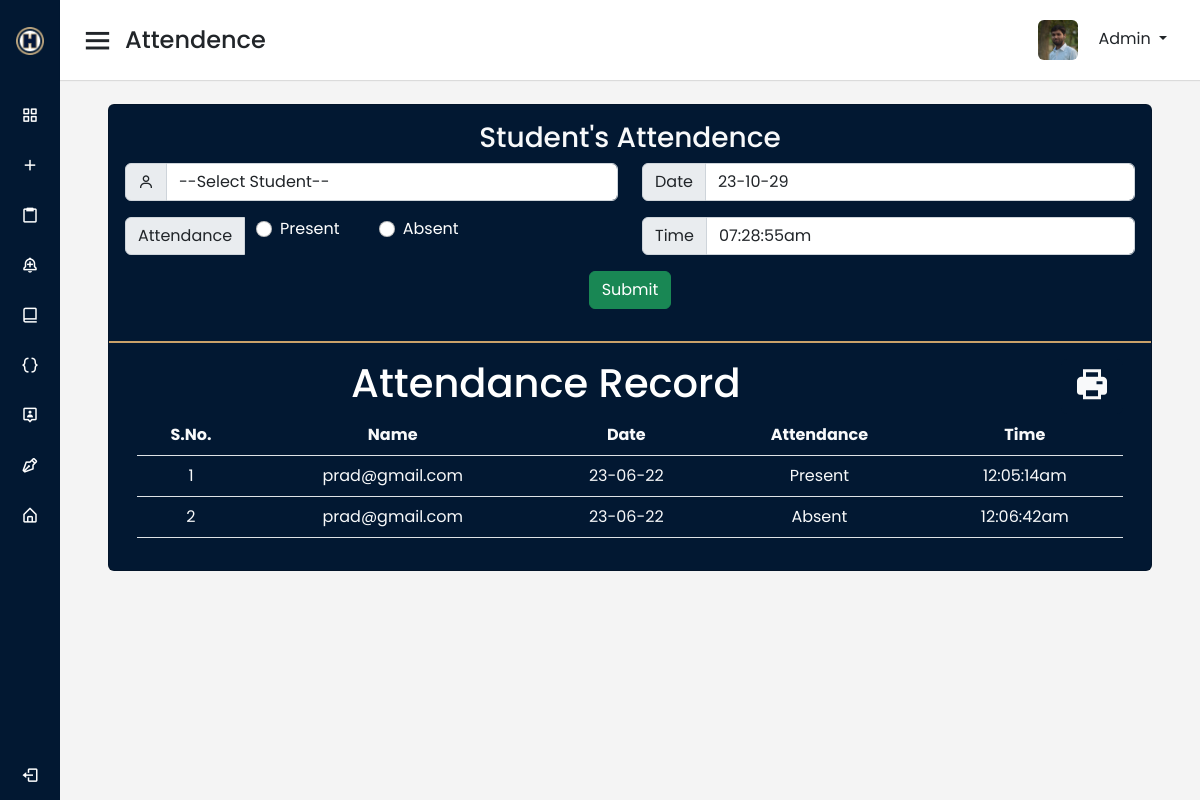
/admin/attendence.php, run on the app's committed database.
### tables this page shows
CREATE TABLE IF NOT EXISTS `tbl_attendance` (
  `id` int NOT NULL AUTO_INCREMENT,
  `email` varchar(60) DEFAULT NULL,
  `date` varchar(30) DEFAULT NULL,
  `attendance` varchar(8) DEFAULT NULL,
  `time` varchar(10) DEFAULT NULL,
  `doa` varchar(35) DEFAULT NULL,
  PRIMARY KEY (`id`)
);

### admin/attendence.php (the view, shortened to what this page needs)
<?php
require("header.php");
require("dashbord_menu.php");
include("./../dbcon.php");
?>
<section class="home-section">
    <nav>
        <div class="sidebar-button">
            <i class='bx bx-menu sidebarBtn'></i>
            <span class="dashboard">Attendence</span>
        </div>
        <div class="profile-details">
            <div class="dropdown">
                <button class="btn dropdown-toggle" type="button" data-bs-toggle="dropdown" aria-expanded="false">
                    <img src="../assets/img/DSC_2972.JPG" class="me-3" alt="">
                    Admin
                </button>
            </div>
        </div>
    </nav>
    <div class="home-content">
        <div class="card mx-5" style="background: #021832;color: #fff;">
            <div class="row g-0">
                <div class="col-lg text-center">
                    <div class="card-body ">
                        <h3 class="card-title text-light ">Student's Attendence</h3>
                        <form action="" method="post">
                            <div class="row">
                                <div class="col-lg mb-3 mb-lg-3 input-group">
                                    <span class="input-group-text" id="basic-addon1"><i class='bx bx-user'></i></span>
                                    <select name="studentname" class="form-control" required>
                                        <option value="">--Select Student--</option>
                                    </select>
                                </div>
                                <div class="col-lg mb-3 mb-lg-3 input-group">
                                    <span class="input-group-text" id="basic-addon1">Date</span>
                                    <input type="text" class="form-control" placeholder="<?php echo date('d-m-y'); ?>" name="date" aria-label="Date" aria-describedby="basic-addon1" value="<?php echo date('y-m-d'); ?>" readonly>
                                </div>
                            </div>
                            <div class="row">
                                <div class="col-lg mb-3 mb-lg-3 input-group">
                                    <span class="input-group-text" id="basic-addon1">Attendance</span>
                                    <div class="row ">
                                        <div class="col-lg-6">
                                            <div class="form-check form-check-inline ">
                                                <input class="form-check-input" type="radio" name="attendance" id="inlineRadio1" value="Present" required>
                                                <label class="form-check-label" for="inlineRadio1">Present</label>
                                            </div>
                                        </div>
                                        <div class="col-lg-6">
                                            <div class="form-check form-check-inline ">
                                                <input class="form-check-input" type="radio" name="attendance" id="inlineRadio2" value="Absent" required>
                                                <label class="form-check-label" for="inlineRadio2">Absent</label>
                                            </div>
                                        </div>
                                    </div>
                                </div>
                                <div class="col-lg mb-3 mb-lg-3 input-group">
                                    <span class="input-group-text" id="basic-addon1">Time</span>
                                    <input type="text" class="form-control" placeholder="<?php echo date('h:i:s a'); ?>" name="time" aria-label="Time" aria-describedby="basic-addon1" value="<?php echo date('h:i:sa'); ?>" readonly>
                                </div>
                            </div>
                            <div class="col-lg mb-3 mb-lg-3">
                                <button type="submit" name="submit" class="btn btn-success mx-3 mx-lg-5">Submit</button>
                            </div>
                        </form>
                    </div>
                </div>
            </div>
            <div class="row mx-0">
                <div class="col-lg text-center " style="border-top: 2px solid #caa169;">
                    <div class="card-body  ">
                        <div class="row">
                            <div class="col-lg-10 view_stu">
                                <h3 class=" h1 text-center">Attendance Record</h3>
                            </div>
                            <div class="col-lg-2 text-end ">
                                <button onclick="section('id')" class="btn text-light" style="background: #021832;">
                                    <i class='bx bxs-printer bx-md'></i></button>
                            </div>
                        </div>
                        <div class="table-responsive">
                            <table class="table text-light">
                                <thead>
                                    <tr>
                                        <th>S.No.</th>
                                        <th>Name</th>
                                        <th>Date</th>
                                        <th>Attendance</th>
                                        <th>Time</th>
                                    </tr>
                                </thead>
                                <tbody>
                                    <?php
                                    $slct_qry = "SELECT * FROM tbl_attendance";
                                    $res1 = mysqli_query($con, $slct_qry);
                                    $i = 1;
                                    while ($row = mysqli_fetch_array($res1)) {
                                    ?>
                                        <tr class="">
                                            <td scope="row"><?php echo $i; ?></td>
                                            <td><?php echo $row['email']; ?></td>
                                            <td><?php echo $row['date']; ?></td>
                                            <td><?php echo $row['attendance']; ?></td>
                                            <td><?php echo $row['time']; ?></td>
                                        </tr>
                                    <?php
                                        $i++;
                                    } ?>
                                </tbody>
                            </table>
                        </div>
                    </div>
                </div>
            </div>
        </div>
    </div>
</section>
<?php
require("footer.php");
?>

### assets/css/st.css (style rules this page uses)
* { margin: 0; padding: 0; box-sizing: border-box; font-family: 'Poppins', sans-serif; }
:root { --primery-color:#021832; --secondary-color:#caa169; --bg-color:#f4f4f4; --bg-white:#fff; --bg-black:#000; --primary-font:'Poppins', sans-serif; --srcondary-font:'Oswald', sans-serif; --primery-text:#021832; --secondary-text:#caa169; --text-white:#fff; --text-black:#151515; --text-gray:#e4e4e4; }
body { font-family:var(--primary-font); background-color: var(--bg-white); }
.home-section { position: relative; background: var(--bg-color); min-height: 100vh; width: calc(100% - 240px); left: 240px; transition: all 0.5s ease; }
.home-section nav { display: flex; justify-content: space-between; height: 80px; background: var(--bg-white); display: flex; align-items: center; position: fixed; width: calc(100% - 240px); left: 240px; z-index: 100; padding: 0 20px; box-shadow: 0 1px 1px rgba(0, 0, 0, 0.1); transition: all 0.5s ease; }
.home-section nav .sidebar-button { display: flex; align-items: center; font-size: 24px; font-weight: 500; }
nav .sidebar-button i { font-size: 35px; margin-right: 10px; }
nav .profile-details img { height: 40px; width: 40px; border-radius: 6px; object-fit: cover; }
.home-section .home-content { position: relative; padding-top: 104px; }
@media (max-width: 1240px) { .home-section { width: calc(100% - 60px); left: 60px; } }
@media (max-width: 1240px) { .home-section nav { width: calc(100% - 60px); left: 60px; } }

### data on the page
tbl_attendance: email "prad@gmail.com", date "23-06-22", attendance "Present", time "12:05:14am"
tbl_attendance: email "prad@gmail.com", date "23-06-22", attendance "Absent", time "12:06:42am"
